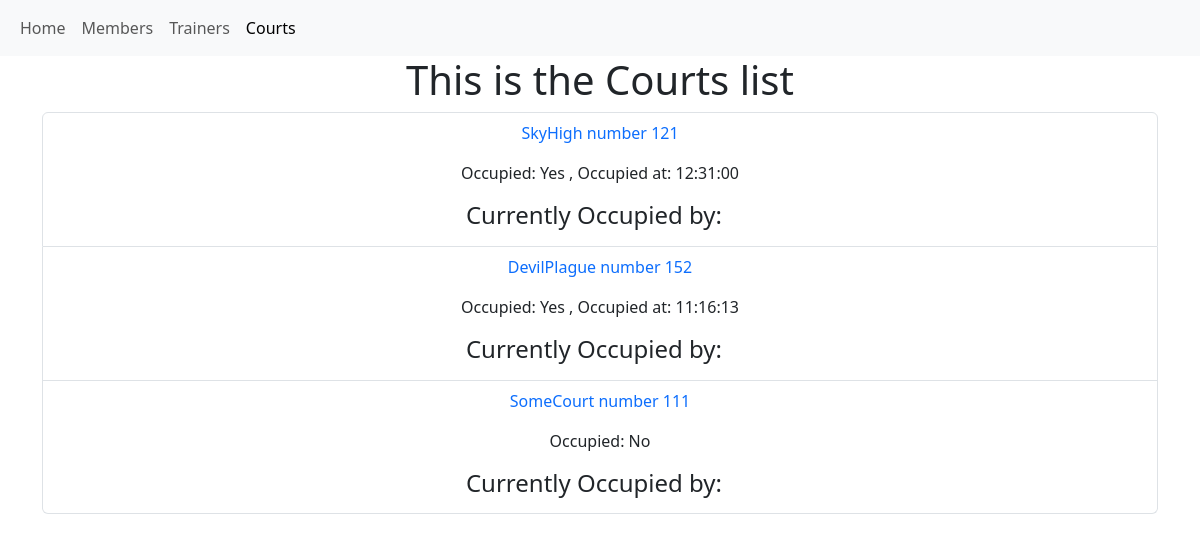
/courts/, run on an earlier commit of the app's database.
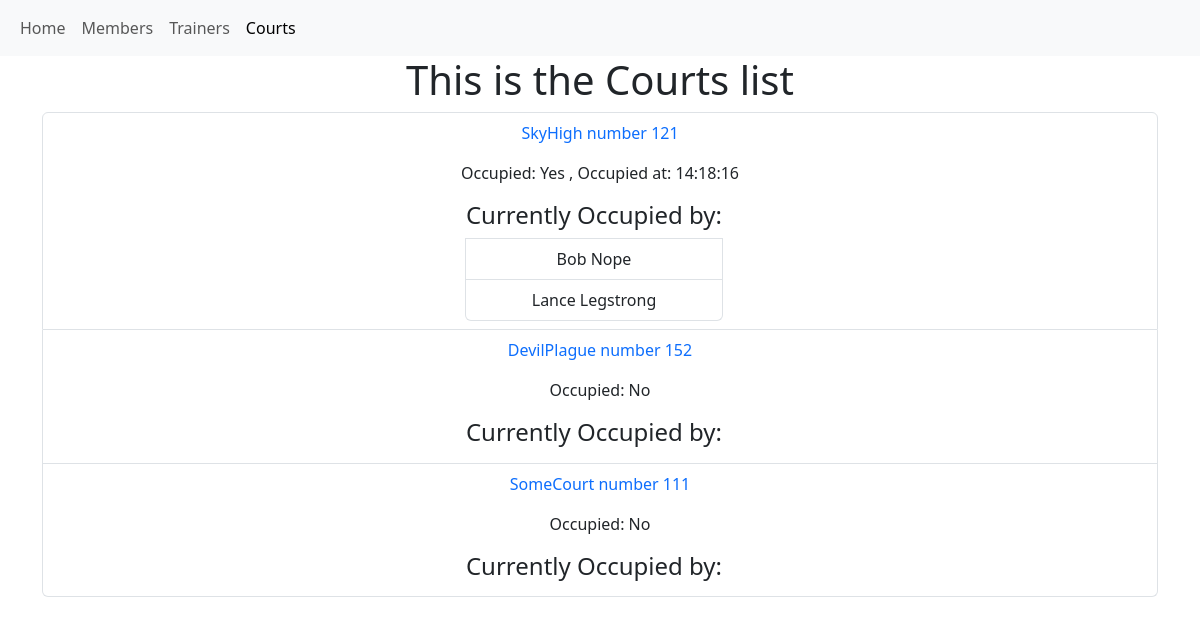
And on a later commit of the database.
### courts/models.py (models this page shows, shortened)
class Court(models.Model):
    name = models.CharField(max_length=100)
    number = models.PositiveIntegerField(unique=True)
    is_occupied = models.BooleanField(default=False)
    occupation_time = models.DateTimeField(null=True, blank=True)

### members/models.py (models this page shows)
class Member(models.Model):
    fname = models.CharField(max_length=30)
    lname = models.CharField(max_length=30)
    email = models.EmailField()
    phone = models.CharField(max_length=13)
    join_date = models.DateField(max_length=254)
    court = models.ForeignKey(
        Court, on_delete=models.SET_NULL, null=True, related_name="members"
    )
    def __str__(self):
        return f"{self.fname} {self.lname} "

### courts/views.py (the view)
# urls.py: path("", views.courts, name="courts"),
def courts(request):
    courts = Court.objects.all()
    context = {"courts": courts}
    return render(request, "courts_page.html", context=context)

### courts/templates/courts_page.html
{%extends 'base.html'%} {%block title%}Courts {%endblock%} {%block content%}
<h1>This is the Courts list</h1>
<div class="container">
  <ul class="list-group">
    {%for court in courts%}
    <li class="list-group-item">
      <a class="text-decoration-none" href="court_details/{{court.id}}">
        <p>{{court.name}} number {{court.number}}</p></a
      >
      {%if court.is_occupied%}
      <p>
        Occupied: Yes , Occupied at: {{court.occupation_time| date:"H:i:s"}}
      </p>
      {%else%}
      <p>Occupied: No</p>
      {%endif%}
      <ul class="list-group container mx-auto w-25 mt-3">
        <h4>Currently Occupied by:</h4>
        {%with court.members.all as members%} {%for member in members%}
        <li class="list-group-item">{{member}}</li>
        {%endfor%} {%endwith%}
      </ul>
    </li>
    {%endfor%}
  </ul>
</div>
{%endblock%}

### templates/base.html (shortened to what this page needs)
<!DOCTYPE html>
<html lang="en">
  <head>
    <link
      href="https://cdn.jsdelivr.net/npm/bootstrap@5.3.3/dist/css/bootstrap.min.css"
      rel="stylesheet"
    />
  </head>
  <body class="text-center">
    {%include 'navbar.html'%} {%block content%} {%endblock%}
  </body>
</html>

### templates/navbar.html
<nav class="navbar bg-body-tertiary navbar-expand-lg">
  <div class="container-fluid">
    <ul class="navbar-nav">
      <li class="nav-item">
        <a
          class="nav-link {%if request.path == '/'%} active {%endif%}"
          href="{%url 'index'%}"
          >Home</a
        >
      </li>
      <li class="nav-item">
        <a
          class="nav-link {%if request.path == '/members/'%} active {%endif%}"
          href="{%url 'members'%}"
          >Members</a
        >
      </li>
      <li class="nav-item">
        <a
          class="nav-link {%if request.path == '/trainers/'%} active {%endif%}"
          href="{%url 'trainers'%}"
          >Trainers</a
        >
      </li>
      <li class="nav-item">
        <a
          class="nav-link {%if request.path == '/courts/'%} active {%endif%}"
          href="{%url 'courts'%}"
          >Courts</a
        >
      </li>
    </ul>
  </div>
</nav>

What changed in the data, as far as the page shows it:
changed Court "SkyHigh": gains Member (fname+lname "Bob Nope"); gains Member (fname+lname "Lance Legstrong"); occupation_time "12:31:00" → "14:18:16"
changed Court "DevilPlague": occupation_time "11:16:13" → (not shown); is_occupied "Occupied: Yes , Occupied at:" → "Occupied: No"
